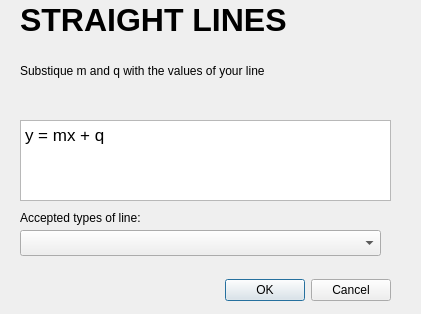
<?xml version="1.0" encoding="UTF-8"?>
<ui version="4.0">
 <class>Dialog</class>
 <widget class="QDialog" name="Dialog">
  <property name="geometry">
   <rect>
    <x>0</x>
    <y>0</y>
    <width>421</width>
    <height>314</height>
   </rect>
  </property>
  <property name="windowTitle">
   <string>Dialog</string>
  </property>
  <widget class="QDialogButtonBox" name="buttonBox">
   <property name="geometry">
    <rect>
     <x>170</x>
     <y>270</y>
     <width>221</width>
     <height>41</height>
    </rect>
   </property>
   <property name="orientation">
    <enum>Qt::Horizontal</enum>
   </property>
   <property name="standardButtons">
    <set>QDialogButtonBox::Cancel|QDialogButtonBox::Ok</set>
   </property>
  </widget>
  <widget class="QTextEdit" name="textEdit">
   <property name="geometry">
    <rect>
     <x>20</x>
     <y>120</y>
     <width>371</width>
     <height>81</height>
    </rect>
   </property>
   <property name="html">
    <string>&lt;!DOCTYPE HTML PUBLIC &quot;-//W3C//DTD HTML 4.0//EN&quot; &quot;http://www.w3.org/TR/REC-html40/strict.dtd&quot;&gt;
&lt;html&gt;&lt;head&gt;&lt;meta name=&quot;qrichtext&quot; content=&quot;1&quot; /&gt;&lt;style type=&quot;text/css&quot;&gt;
p, li { white-space: pre-wrap; }
&lt;/style&gt;&lt;/head&gt;&lt;body style=&quot; font-family:'.Lucida Grande UI'; font-size:13pt; font-weight:400; font-style:normal;&quot;&gt;
&lt;p style=&quot; margin-top:0px; margin-bottom:0px; margin-left:0px; margin-right:0px; -qt-block-indent:0; text-indent:0px;&quot;&gt;y = mx + q&lt;/p&gt;&lt;/body&gt;&lt;/html&gt;</string>
   </property>
  </widget>
  <widget class="QLabel" name="label">
   <property name="geometry">
    <rect>
     <x>20</x>
     <y>0</y>
     <width>281</width>
     <height>41</height>
    </rect>
   </property>
   <property name="text">
    <string>&lt;html&gt;&lt;head/&gt;&lt;body&gt;&lt;p&gt;&lt;span style=&quot; font-size:24pt; font-weight:600;&quot;&gt;STRAIGHT LINES&lt;/span&gt;&lt;/p&gt;&lt;/body&gt;&lt;/html&gt;</string>
   </property>
  </widget>
  <widget class="QComboBox" name="comboBox">
   <property name="geometry">
    <rect>
     <x>20</x>
     <y>230</y>
     <width>361</width>
     <height>26</height>
    </rect>
   </property>
  </widget>
  <widget class="QLabel" name="label_2">
   <property name="geometry">
    <rect>
     <x>20</x>
     <y>210</y>
     <width>261</width>
     <height>16</height>
    </rect>
   </property>
   <property name="text">
    <string>Accepted types of line:</string>
   </property>
  </widget>
  <widget class="QLabel" name="label_3">
   <property name="geometry">
    <rect>
     <x>20</x>
     <y>40</y>
     <width>351</width>
     <height>61</height>
    </rect>
   </property>
   <property name="text">
    <string>Substique m and q with the values of your line</string>
   </property>
  </widget>
 </widget>
 <resources/>
 <connections>
  <connection>
   <sender>buttonBox</sender>
   <signal>accepted()</signal>
   <receiver>Dialog</receiver>
   <slot>accept()</slot>
   <hints>
    <hint type="sourcelabel">
     <x>248</x>
     <y>254</y>
    </hint>
    <hint type="destinationlabel">
     <x>157</x>
     <y>274</y>
    </hint>
   </hints>
  </connection>
  <connection>
   <sender>buttonBox</sender>
   <signal>rejected()</signal>
   <receiver>Dialog</receiver>
   <slot>reject()</slot>
   <hints>
    <hint type="sourcelabel">
     <x>316</x>
     <y>260</y>
    </hint>
    <hint type="destinationlabel">
     <x>286</x>
     <y>274</y>
    </hint>
   </hints>
  </connection>
 </connections>
</ui>
